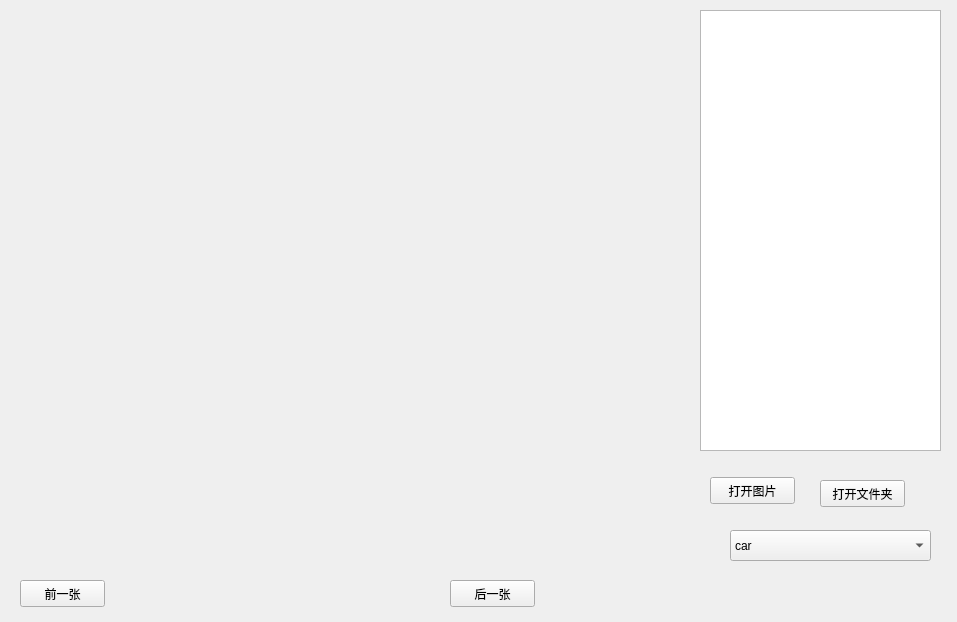
<?xml version="1.0" encoding="UTF-8"?>
<ui version="4.0">
 <class>Form</class>
 <widget class="QWidget" name="Form">
  <property name="geometry">
   <rect>
    <x>0</x>
    <y>0</y>
    <width>957</width>
    <height>622</height>
   </rect>
  </property>
  <property name="windowTitle">
   <string>Form</string>
  </property>
  <widget class="QPushButton" name="open_image">
   <property name="geometry">
    <rect>
     <x>710</x>
     <y>477</y>
     <width>85</width>
     <height>27</height>
    </rect>
   </property>
   <property name="text">
    <string>打开图片</string>
   </property>
  </widget>
  <widget class="QPushButton" name="open_file">
   <property name="geometry">
    <rect>
     <x>820</x>
     <y>480</y>
     <width>85</width>
     <height>27</height>
    </rect>
   </property>
   <property name="text">
    <string>打开文件夹</string>
   </property>
  </widget>
  <widget class="QListWidget" name="file_list">
   <property name="geometry">
    <rect>
     <x>700</x>
     <y>10</y>
     <width>241</width>
     <height>441</height>
    </rect>
   </property>
  </widget>
  <widget class="QPushButton" name="prev_image">
   <property name="geometry">
    <rect>
     <x>20</x>
     <y>580</y>
     <width>85</width>
     <height>27</height>
    </rect>
   </property>
   <property name="text">
    <string>前一张</string>
   </property>
  </widget>
  <widget class="QPushButton" name="next_image">
   <property name="geometry">
    <rect>
     <x>450</x>
     <y>580</y>
     <width>85</width>
     <height>27</height>
    </rect>
   </property>
   <property name="text">
    <string>后一张</string>
   </property>
  </widget>
  <widget class="QComboBox" name="check_box">
   <property name="geometry">
    <rect>
     <x>730</x>
     <y>530</y>
     <width>201</width>
     <height>31</height>
    </rect>
   </property>
   <item>
    <property name="text">
     <string>car</string>
    </property>
   </item>
   <item>
    <property name="text">
     <string>dog</string>
    </property>
   </item>
   <item>
    <property name="text">
     <string>person</string>
    </property>
   </item>
   <item>
    <property name="text">
     <string>logo</string>
    </property>
   </item>
  </widget>
 </widget>
 <resources/>
 <connections/>
 <slots>
  <slot>openImage()</slot>
 </slots>
</ui>
